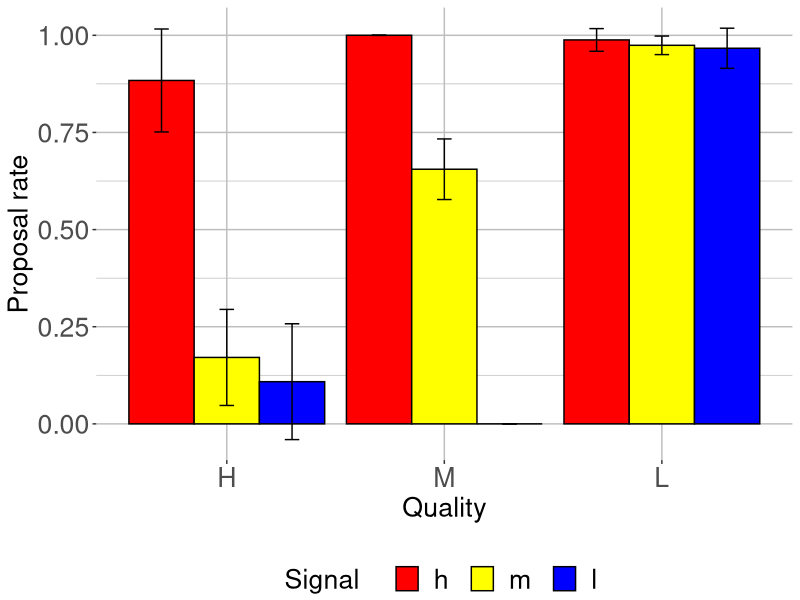
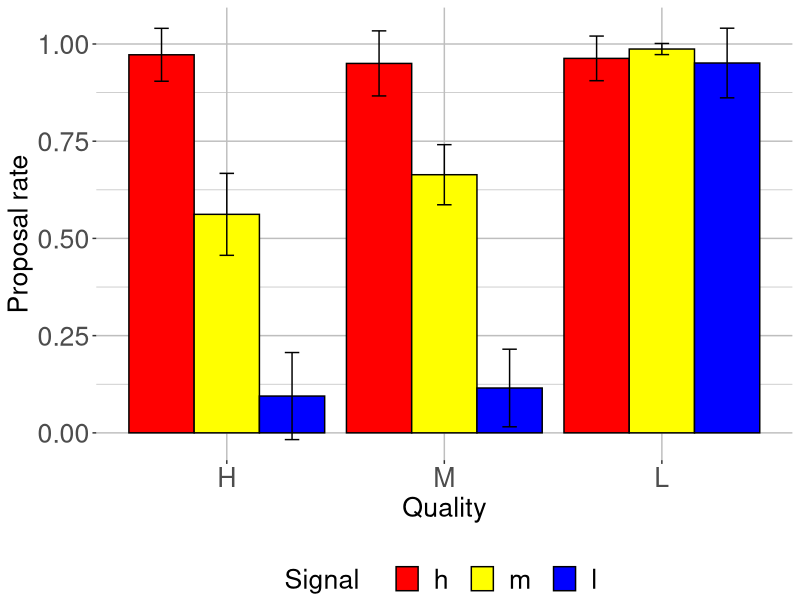
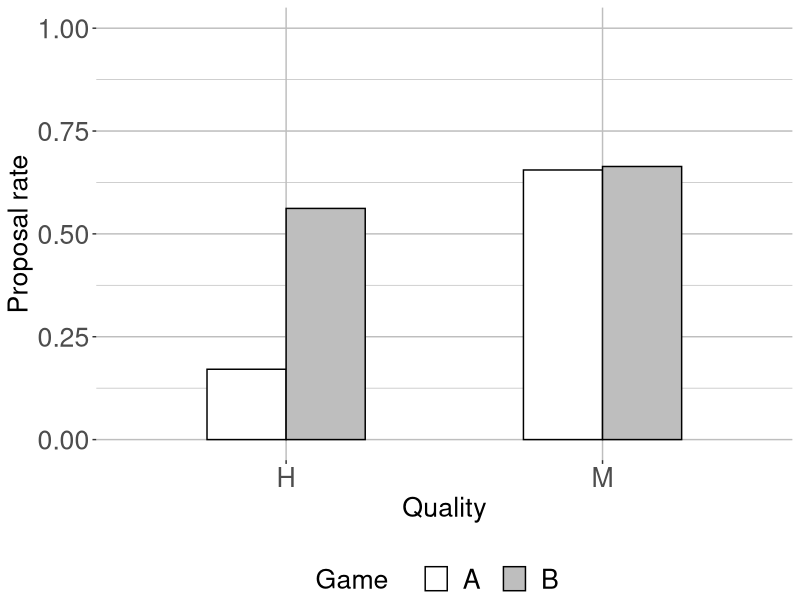

Generate these figures, in order, with R:
##############################################
#### ANALYSIS OF MEANS FROM BASE SESSIONS ####
##############################################

# preliminaries -----------------------------------------------------------

library(here)
library(tidyverse)
library(forcats)

# create group and means datasets -----------------------------------------

data_all_base <- read_csv(here("data","MaIn_data_base_game.csv"))
min_round <- 20
max_round <- 60
data_all_base <- mutate(data_all_base,round_ind = subsession.round_number>=min_round & subsession.round_number<=max_round)
data_all_base <- data_all_base %>%
  mutate(player.type=factor(player.type)) %>%
  mutate(player.type=fct_recode(player.type,
                                "H"="1",
                                "M"="2",
                                "L"="3"))
data_all_base <- data_all_base %>%
  mutate(player.signal=factor(player.signal)) %>%
  mutate(player.signal=fct_recode(player.signal,
                                "h"="1",
                                "m"="2",
                                "l"="3"))
data_all_base <- data_all_base %>%
  mutate(subsession.game_name=factor(subsession.game_name))

data_groups <- data_all_base %>%
  group_by(group.id_in_subsession,
           session.code,
           player.type,
           player.signal,
           subsession.game_name
           ) %>%
  summarise(mean_choice = mean(player.choice[round_ind]))

data_means <- data_groups %>%
  group_by(player.type,
           player.signal,
           subsession.game_name
  ) %>%
  summarise(mean = mean(mean_choice), sd = sd(mean_choice))

# figure: all bars --------------------------------------------------------

scale <- 1.2
games <- c("A","B")
plot_names=c("bars_A.png","bars_B.png")
for(i in c(1,2)){
  game <- games[i]
  plot_name <- plot_names[i]
  plot_data <- filter(data_means,subsession.game_name==game )
  f <- ggplot(data=plot_data, aes(x=player.type, y=mean, fill=player.signal)) +
    geom_bar(stat="identity", position=position_dodge(), colour="black") +
    geom_errorbar(aes(ymin=mean-sd, ymax=mean+sd), width=.2,
                  position=position_dodge(0.9)) +
    scale_fill_manual(name  ="Signal    ",
                      values=c( "h"="red", "m"="yellow","l"="blue"),
                      labels=c(" h  ", " m  ", " l ")) +
    ylab("Proposal rate") +
    xlab("Quality") +
    #ylim(0,1) +
    theme(axis.title.y = element_text(size=16*scale)) +
    theme(axis.title.x = element_text(size=16*scale)) +
    theme(axis.text.x  = element_text(size=16*scale)) +
    theme(axis.text.y  = element_text(size=16*scale)) +
    theme(legend.text = element_text(size = 16*scale),
          legend.title = element_text(size=16*scale)) +
    theme(
      panel.background = element_rect(fill = "transparent") # bg of the panel
      , plot.background = element_rect(fill = "transparent", color = NA) # bg of the plot
      , panel.grid.major = element_line(colour = "grey") # get rid of major grid
      , panel.grid.minor = element_line(colour = "grey") # get rid of minor grid
      , legend.background = element_rect(fill = "transparent") # get rid of legend bg
      , legend.box.background = element_rect(fill = "transparent", color = NA) # get rid of legend panel bg
      , legend.key = element_rect(fill = "transparent", color = NA)
      , legend.position = "bottom"
      , legend.margin = margin(20,0.5,0.5,0.5)
    )
  ggsave(f, filename = plot_name,  bg = "transparent", path= here("output/figures"))
}


# figure: only Mm and Hm bars ---------------------------------------------

scale <- 1.2
plot_data <- data_means %>% filter(player.type!="L" & player.signal=="m")
f <- ggplot(data=plot_data, aes(x=player.type, y=mean, fill=subsession.game_name)) +
  geom_bar(stat="identity", position=position_dodge(), colour="black", width = 0.5) +
  scale_fill_manual(name  ="Game    ",
                    values=c( "A"="white", "B"="grey"),
                    labels=c(" A  ", " B  ")) +
  ylab("Proposal rate") +
  xlab("Quality") +
  ylim(0,1) +
  theme(axis.title.y = element_text(size=16*scale)) +
  theme(axis.title.x = element_text(size=16*scale)) +
  theme(axis.text.x  = element_text(size=16*scale)) +
  theme(axis.text.y  = element_text(size=16*scale)) +
  theme(legend.text = element_text(size = 16*scale),
        legend.title = element_text(size=16*scale)) +
  theme(
    panel.background = element_rect(fill = "transparent") # bg of the panel
    , plot.background = element_rect(fill = "transparent", color = NA) # bg of the plot
    , panel.grid.major = element_line(colour = "grey") # get rid of major grid
    , panel.grid.minor = element_line(colour = "grey") # get rid of minor grid
    , legend.background = element_rect(fill = "transparent") # get rid of legend bg
    , legend.box.background = element_rect(fill = "transparent", color = NA) # get rid of legend panel bg
    , legend.key = element_rect(fill = "transparent", color = NA)
    , legend.position = "bottom"
    , legend.margin = margin(20,0.5,0.5,0.5)
  )
ggsave(f, filename = "bars_AvsB.png",  bg = "transparent", path = here("output/figures"))


# TEST DIFFERENCE IN Mm PROPOSAL RATES BETWEEN A and B --------------------

test_data <- data_groups %>%
  filter(player.signal=="m" & player.type=="M"  & player.type!="L") 
diff = test_data$mean_choice[test_data$subsession.game_name=="B"]-test_data$mean_choice[test_data$subsession.game_name=="A"]
test=wilcox.test(diff, alternative = "greater")
p=test$p.value
reject=(p<=0.05)

test_data <- data_groups %>%
  filter(player.signal=="m" & player.type=="H"  & player.type!="L") 
diff = test_data$mean_choice[test_data$subsession.game_name=="B"]-test_data$mean_choice[test_data$subsession.game_name=="A"]
test=wilcox.test(diff, alternative = "greater")
p=test$p.value
reject=(p<=0.05)


# test if proposal rates are > or < than 50% ------------------------------

#HmA
test_data <- data_groups %>%
  filter(player.signal=="m" & player.type=="H" & subsession.game_name=="A") 
diff = test_data$mean_choice-0.5
test=wilcox.test(diff, alternative = "less" )
p=test$p.value
reject=(p<=0.05)

#HmA different from 0?
test_data <- data_groups %>%
  filter(player.signal=="m" & player.type=="H" & subsession.game_name=="A") 
diff = test_data$mean_choice-0
test=wilcox.test(diff, alternative = "greater" )
p=test$p.value
reject=(p<=0.05)

#HmB
test_data <- data_groups %>%
  filter(player.signal=="m" & player.type=="H" & subsession.game_name=="B") 
diff = test_data$mean_choice-0.5
test=wilcox.test(diff, alternative = "greater" )
p=test$p.value
reject=(p<=0.05)

#MmA
test_data <- data_groups %>%
  filter(player.signal=="m" & player.type=="M" & subsession.game_name=="A") 
diff = test_data$mean_choice-0.5
test=wilcox.test(diff, alternative = "less" )
p=test$p.value
reject=(p<=0.05)

#MmB
test_data <- data_groups %>%
  filter(player.signal=="m" & player.type=="M" & subsession.game_name=="B") 
diff = test_data$mean_choice-0.5
test=wilcox.test(diff, alternative = "greater" )
p=test$p.value
reject=(p<=0.05)

# COMPUTE MEAN POINTS AND PARTNER TYPES FOR Mm REALIZED MATCHES -----------

data_all_base <- data_all_base %>%
  mutate(player.partner_type=factor(player.partner_type)) %>%
  mutate(player.partner_type=fct_recode(player.partner_type,
                                        "H"="1",
                                        "M"="2",
                                        "L"="3"))
data_all_base %>%
  filter(player.type=="M" & player.signal=="m" & player.match==1) %>%
  group_by(subsession.game_name) %>%
  summarise(mean_points=mean(player.points),
            share_H=mean(player.partner_type=="H"),
            share_M=mean(player.partner_type=="M"),
            share_L=mean(player.partner_type=="L")
  )
